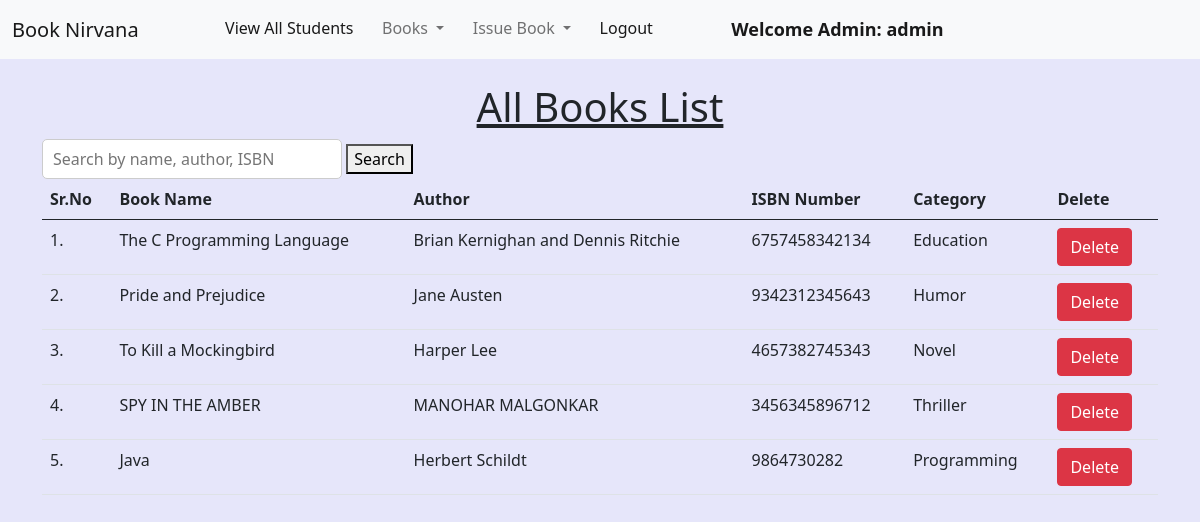
Before: /view_books/ (signed in) with the older database file.
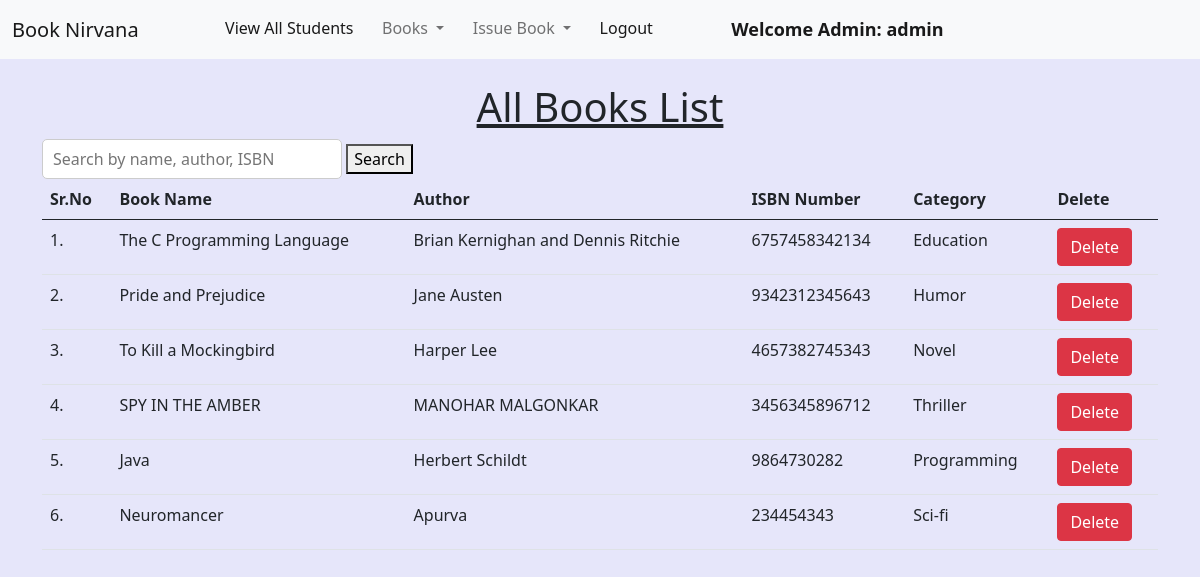
After: the same page with the newer database file.
### library/models.py (models this page shows, shortened)
class Book(models.Model):
    name = models.CharField(max_length=200)
    author = models.CharField(max_length=200)
    isbn = models.PositiveIntegerField()
    category = models.CharField(max_length=50)

### library/views.py (the view)
# urls.py: path("view_books/", views.view_books, name="view_books"),
@login_required(login_url = '/admin_login')
def view_books(request):
    query = request.GET.get('q', '')  # Get the search query from the URL parameters
    books = Book.objects.all()
    if query:
        books = books.filter(
            Q(name__icontains=query) |
            Q(author__icontains=query) |
            Q(isbn__icontains=query)
        )
    return render(request, "view_books.html", {'books': books, 'query': query})

### library/templates/view_books.html (shortened to what this page needs)
{% extends 'admin_navbar.html' %}
{% load static %}
{% block body %}
<div class="container mt-4">
    <h1 class="text-center"><u>All Books List</u></h1>
    <form method="GET" action="{% url 'view_books' %}">
        <input type="text" name="q" placeholder="Search by name, author, ISBN" value="{{ query }}" style="width: 300px; height: 40px; padding: 10px; font-size: 16px; border: 1px solid #ccc; border-radius: 5px;"        >
        <button type="submit">Search</button>
    </form>
    <table class="table table-hover" id="example">
        <thead>
            <tr>
                <th>Sr.No</th>
                <th>Book Name</th>
                <th>Author</th>
                <th>ISBN Number</th>
                <th>Category</th>
                <th>Delete</th>
            </tr>
        </thead>
        <tbody>
            {% for book in books %}
            <tr>
                <td>{{forloop.counter}}.</td>
                <td>{{book.name}}</td>
                <td>{{book.author}}</td>
                <td>{{book.isbn}}</td>
                <td>{{book.category}}</td>
                <td><a href="/delete_book/{{book.id}}/" class="btn btn-danger" onclick="return confirm('Are you sure you want to delete this book?')">Delete</a></td>
            </tr>
            {% endfor %}
        </tbody>
    </table>
    </div>
{% endblock %}

Changed rows visible on the page:
added Book: name "Neuromancer", author "Apurva", isbn "234454343", category "Sci-fi"
